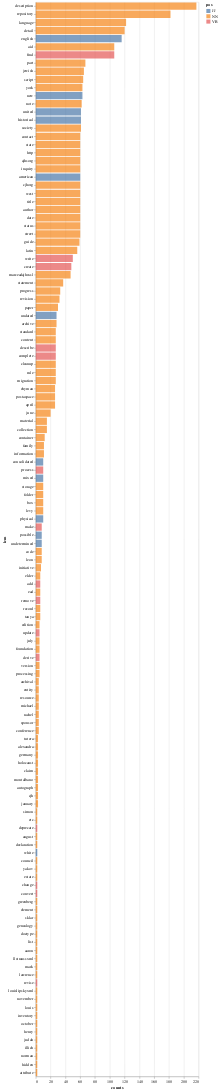

This figure's notebook cell:
### Markdown cell above
### Frequency plot grouped by POS type

### Code cell
source = df_words[df_words.counts>1].sort_values(by=['counts'], ascending=False)
alt.Chart(source).mark_bar(opacity=0.7).encode(
    y=alt.Y('lem:N',sort= {"op": "distinct", "field": "sort_order:O"}),
    x=alt.X('counts:Q', stack=None),
    color="pos:N",
)

### Figure 1 — Vega-Lite specification as saved in the notebook (floating-point values rounded to 4 significant figures; data arrays with more than 128 entries replaced by an {"elided": "..."} marker saying what was removed)
{"config": {"view": {"continuousWidth": 400, "continuousHeight": 300}}, "data": {"name": "data-3b3357729b1ef08db815e7e537b1b600"}, "mark": {"type": "bar", "opacity": 0.7}, "encoding": {"color": {"type": "nominal", "field": "pos"}, "x": {"type": "quantitative", "field": "counts", "stack": null}, "y": {"type": "nominal", "field": "lem", "sort": {"op": "distinct", "field": "sort_order:O"}}}, "$schema": "https://vega.github.io/schema/vega-lite/v4.8.1.json", "datasets": {"data-3b3357729b1ef08db815e7e537b1b600": {"elided": "132 records"}}}
